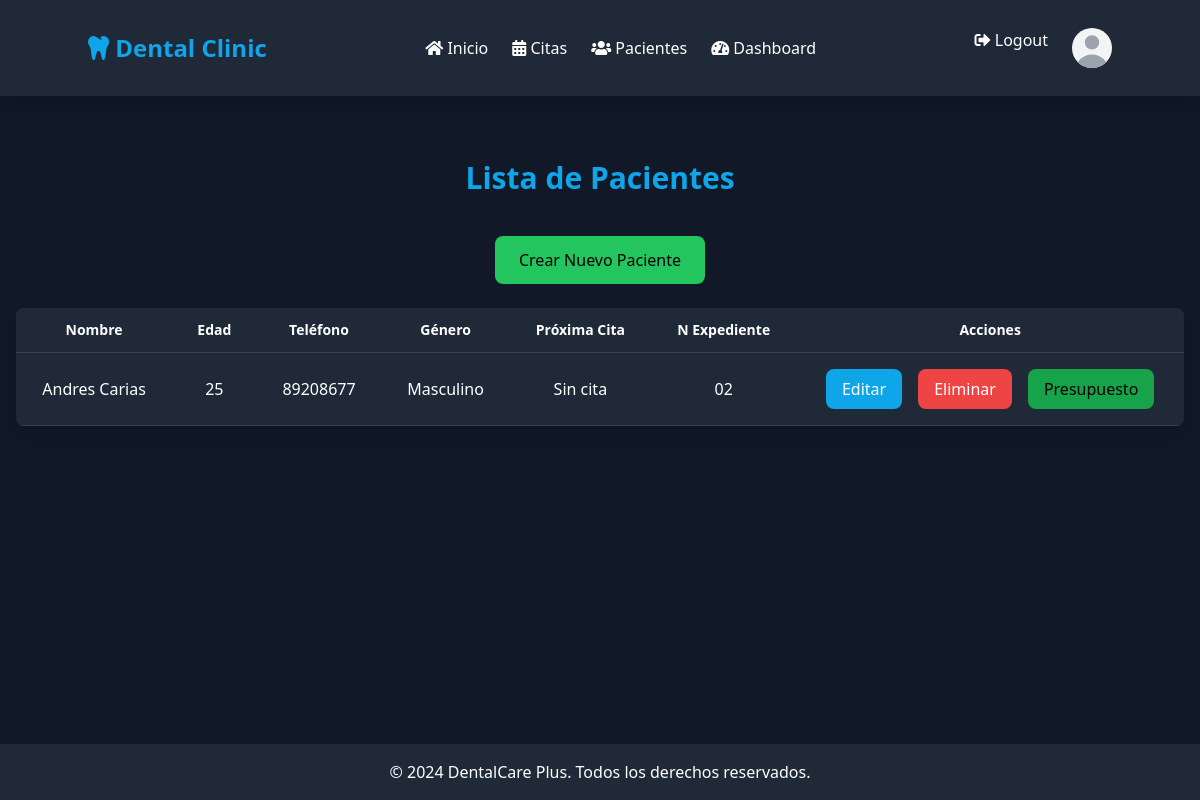
Page /patients/ (signed in) on the earlier database version.
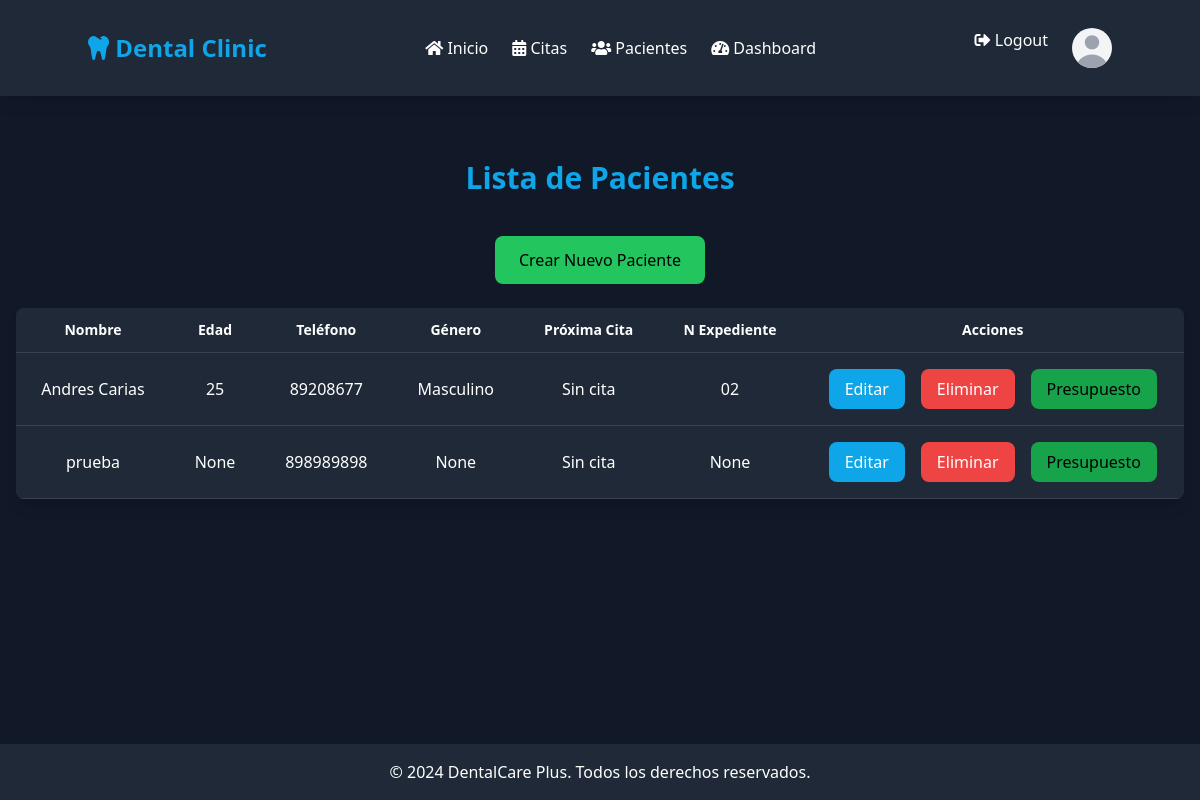
Same page on the later database version.
### appointments/models.py (models this page shows, shortened)
class Patient(models.Model):
    name = models.CharField(max_length=100, verbose_name="Nombre Del Paciente")
    age = models.IntegerField(default=0, verbose_name="Edad", null=True, blank=True)
    email = models.EmailField(verbose_name="Correo Electrónico", null=True, blank=True)
    birth_date = models.DateField(verbose_name="Fecha De Nacimiento", null=True, blank=True)
    num_Expidiente = models.CharField(max_length=50, verbose_name="Número De Expediente", null=True, blank=True)
    identity_number = models.CharField(max_length=50, verbose_name="Número De Identidad", null=True, blank=True)
    gender = models.CharField(max_length=1, choices=[('F', 'Femenino'), ('M', 'Masculino')], verbose_name="Género", null=True, blank=True)
    phone = models.CharField(max_length=15, verbose_name="Teléfono", null=True, blank=True)
    next_appointment = models.DateTimeField(null=True, blank=True, verbose_name="Próxima Cita")
    dentist = models.ForeignKey(User, on_delete=models.CASCADE, verbose_name="Dentista")
    origin = models.CharField(max_length=100, verbose_name="Lugar De Procedencia", null=True, blank=True)
    neighborhood = models.CharField(max_length=100, verbose_name="Barrio / Colonia / Residencial", null=True, blank=True)
    responsible_name = models.CharField(max_length=100, verbose_name="Nombre Del Responsable", null=True, blank=True)
    relationship = models.CharField(max_length=50, verbose_name="Relación / Parentesco", null=True, blank=True)
    responsible_phone = models.CharField(max_length=15, verbose_name="Teléfono Del Responsable", null=True, blank=True)
    hospitalized_last_2_years = models.CharField(max_length=3, choices=[('yes', 'Sí'), ('no', 'No')], default='no', verbose_name="¿Ha sido hospitalizado en los últimos dos años?", null=True, blank=True)
    hospitalization_reason = models.CharField(max_length=200, blank=True, null=True, default='', verbose_name="¿Por qué?")
    under_medical_treatment = models.CharField(max_length=3, choices=[('yes', 'Sí'), ('no', 'No')], default='no', verbose_name="¿Está bajo tratamiento médico por enfermedad?", null=True, blank=True)
    medical_condition = models.CharField(max_length=200, blank=True, null=True, default='', verbose_name="¿Sí, qué enfermedad?")
    allergic_to_substances = models.CharField(max_length=3, choices=[('yes', 'Sí'), ('no', 'No')], default='no', verbose_name="¿Es alérgico a alguna sustancia, alimento o droga?", null=True, blank=True)
    allergies_detail = models.CharField(max_length=200, blank=True, null=True, default='', verbose_name="¿A qué?")
    regular_medications = models.CharField(max_length=200, blank=True, null=True, default='', verbose_name="¿Qué medicamentos consume habitualmente?")
    smokes = models.CharField(max_length=3, choices=[('yes', 'Sí'), ('no', 'No')], default='no', verbose_name="¿Fuma?", null=True, blank=True)
    cigarettes_per_day = models.IntegerField(blank=True, null=True, default=0, verbose_name="¿Cuántos al día?")
    drinks_alcohol = models.CharField(max_length=3, choices=[('yes', 'Sí'), ('no', 'No')], default='no', verbose_name="¿Toma alcohol?", null=True, blank=True)
    alcohol_amount = models.CharField(max_length=100, blank=True, null=True, default='', verbose_name="¿Cuánto?")
    is_pregnant = models.CharField(max_length=3, choices=[('yes', 'Sí'), ('no', 'No')], default='no', verbose_name="¿Está embarazada?", null=True, blank=True)
    pregnancy_months = models.IntegerField(blank=True, null=True, default=0, verbose_name="¿Cuántos meses?")
    CONDITIONS_CHOICES = [
        ('cardiac_problems', 'Problemas Cardiacos'),
        ('high_blood_pressure', 'Presión Sanguínea Alta'),
        ('low_blood_pressure', 'Presión Sanguínea Baja'),
        ('venereal_diseases', 'Enfermedades Venéreas'),
        ('hepatitis', 'Hepatitis'),
        ('stomach_ulcers', 'Úlceras Estomacales'),
        ('headaches', 'Dolor De Cabeza'),
        ('aids', 'Sida'),
        ('epilepsy', 'Epilepsia'),
        ('arthritis', 'Artritis'),
        ('diabetes', 'Diabetes'),
        ('nervous_issues', 'Alteraciones nerviosas'),
        ('sinusitis', 'Sinusitis'),
        ('other', 'Otras')
    ]
    ToothCondition =[
         ('S', 'S'),# ('S', 'Sano (S)'),
        ('A', 'A'), #('A', 'Amalgama (A)'),
        ('R', 'R'),#('R', 'Resina (R)'),
        ('C', 'C'),#('C', 'Caries (C)'),
        ('-', '-'),#('-', 'Ausente (-)'),
        ('X', 'X'),# ('X', 'Perdido (X)'),
        ('EI', 'EI'), #('EI', 'Extracción Indicada (EI)'),
        ('P', 'P'), #('P', 'Periodontopatias (P)'),
        ('E', 'E'), #('E', 'Endodoncia (E)'),
        ('PR', 'PR'), #('PR', 'Prótesis Removible (PR)'),
        ('I', 'I'), #('I', 'Incrustación (I)'),
        ('FR', 'FR'), #('FR', 'Fractura Dentaria (FR)'),
        ('S', 'S'), #('S', 'Sellantes (S)'),
        ('PP', 'PP'), #('PP', 'Pulpotomía (PP)'),
        ('PC', 'PC'), #('PC', 'Pulpectomia (PC)'),
    ]
    CONDITIONS_TYPE_CHOICES = [
        ('generalized', 'Generalizada'),
        ('localized', 'Localizada')
    ]
    conditions = MultiSelectField(choices=CONDITIONS_CHOICES, default='', verbose_name="Afecciones", null=True, blank=True)
    observations = models.TextField(blank=True, null=True, default='', verbose_name="Observaciones")
    attach_medical_report = models.CharField(max_length=3, choices=[('yes', 'Sí'), ('no', 'No')], default='no', verbose_name="Adjunta el informe médico", null=True, blank=True)
    difficulty_speaking = models.CharField(max_length=3, choices=[('yes', 'Sí'), ('no', 'No')], default='no', verbose_name="¿Tiene dificultad para hablar?", null=True, blank=True)
    difficulty_chewing = models.CharField(max_length=3, choices=[('yes', 'Sí'), ('no', 'No')], default='no', verbose_name="¿Para masticar?", null=True, blank=True)
    difficulty_opening_mouth = models.CharField(max_length=3, choices=[('yes', 'Sí'), ('no', 'No')], default='no', verbose_name="¿Para abrir la boca?", null=True, blank=True)
    difficulty_swallowing = models.CharField(max_length=3, choices=[('yes', 'Sí'), ('no', 'No')], default='no', verbose_name="¿Para tragar los alimentos?", null=True, blank=True)
    bleeding_gums = models.CharField(max_length=3, choices=[('yes', 'Sí'), ('no', 'No')], default='no', verbose_name="¿Le sangran las encías?", null=True, blank=True)
    tooth_mobility = models.CharField(max_length=3, choices=[('yes', 'Sí'), ('no', 'No')], default='no', verbose_name="¿Tiene movilidad en algún diente?", null=True, blank=True)
    pus_in_mouth = models.CharField(max_length=3, choices=[('yes', 'Sí'), ('no', 'No')], default='no', verbose_name="¿Le sale pus de algún lugar de la boca?", null=True, blank=True)
    pus_location = models.CharField(max_length=200, blank=True, null=True, default='', verbose_name="¿Dónde?")
    brushing_frequency = models.IntegerField(default=0, verbose_name="¿Cuántas veces al día se cepilla los dientes?", null=True, blank=True)
    oral_hygiene_status = models.CharField(max_length=10, choices=[('good', 'Buena'), ('regular', 'Regular'), ('poor', 'Mala')], default='good', verbose_name="¿Estado de la higiene bucal?", null=True, blank=True)
    tongue_condition = models.CharField(max_length=10, choices=[('abnormal', 'Anormal'), ('normal', 'Normal')], default='normal', verbose_name="Lengua", null=True, blank=True)
    lips_condition = models.CharField(max_length=10, choices=[('abnormal', 'Anormal'), ('normal', 'Normal')], default='normal', verbose_name="Labios", null=True, blank=True)
    cheeks_condition = models.CharField(max_length=10, choices=[('abnormal', 'Anormal'), ('normal', 'Normal')], default='normal', verbose_name="Carillos", null=True, blank=True)
    floor_of_mouth_condition = models.CharField(max_length=10, choices=[('abnormal', 'Anormal'), ('normal', 'Normal')], default='normal', verbose_name="Piso de la boca", null=True, blank=True)
    gingival_tissue_condition = models.CharField(max_length=10, choices=[('abnormal', 'Anormal'), ('normal', 'Normal')], default='normal', verbose_name="Tejido gingival – periodontal", null=True, blank=True)
    number_of_teeth = models.IntegerField(default=0, verbose_name="Cantidad de dientes presentes", null=True, blank=True)
    tartar_presence = models.CharField(max_length=3, choices=[('yes', 'Sí'), ('no', 'No')], default='no', verbose_name="Presencia de sarro", null=True, blank=True)
    periodontal_disease = models.CharField(max_length=3, choices=[('yes', 'Sí'), ('no', 'No')], default='no', verbose_name="Enfermedad periodontal", null=True, blank=True)
    periodontal_disease_location = models.CharField(max_length=200, blank=True, null=True, default='', verbose_name="¿Dónde? (si es localizada)")
    conditions_type = models.CharField(max_length=20, choices=CONDITIONS_TYPE_CHOICES, default='generalized', verbose_name="Tipo de afección", null=True, blank=True)
    tooth_1 = models.CharField(max_length=2, choices=ToothCondition, blank=True, null=True, verbose_name="Diente 1")
    tooth_2 = models.CharField(max_length=2, choices=ToothCondition, blank=True, null=True, verbose_name="Diente 2")
    tooth_3 = models.CharField(max_length=2, choices=ToothCondition, blank=True, null=True, verbose_name="Diente 3")
    tooth_4 = models.CharField(max_length=2, choices=ToothCondition, blank=True, null=True, verbose_name="Diente 4")
    tooth_5 = models.CharField(max_length=2, choices=ToothCondition, blank=True, null=True, verbose_name="Diente 5")
    tooth_6 = models.CharField(max_length=2, choices=ToothCondition, blank=True, null=True, verbose_name="Diente 6")
    tooth_7 = models.CharField(max_length=2, choices=ToothCondition, blank=True, null=True, verbose_name="Diente 7")
    tooth_8 = models.CharField(max_length=2, choices=ToothCondition, blank=True, null=True, verbose_name="Diente 8")
    tooth_9 = models.CharField(max_length=2, choices=ToothCondition, blank=True, null=True, verbose_name="Diente 9")
    tooth_10 = models.CharField(max_length=2, choices=ToothCondition, blank=True, null=True, verbose_name="Diente 10")
    tooth_11 = models.CharField(max_length=2, choices=ToothCondition, blank=True, null=True, verbose_name="Diente 11")
    tooth_12 = models.CharField(max_length=2, choices=ToothCondition, blank=True, null=True, verbose_name="Diente 12")
    tooth_13 = models.CharField(max_length=2, choices=ToothCondition, blank=True, null=True, verbose_name="Diente 13")
    tooth_14 = models.CharField(max_length=2, choices=ToothCondition, blank=True, null=True, verbose_name="Diente 14")
    tooth_15 = models.CharField(max_length=2, choices=ToothCondition, blank=True, null=True, verbose_name="Diente 15")
    tooth_16 = models.CharField(max_length=2, choices=ToothCondition, blank=True, null=True, verbose_name="Diente 16")
    tooth_17 = models.CharField(max_length=2, choices=ToothCondition, blank=True, null=True, verbose_name="Diente 17")
    tooth_18 = models.CharField(max_length=2, choices=ToothCondition, blank=True, null=True, verbose_name="Diente 18")
    tooth_19 = models.CharField(max_length=2, choices=ToothCondition, blank=True, null=True, verbose_name="Diente 19")
    tooth_20 = models.CharField(max_length=2, choices=ToothCondition, blank=True, null=True, verbose_name="Diente 20")
    tooth_21 = models.CharField(max_length=2, choices=ToothCondition, blank=True, null=True, verbose_name="Diente 21")
    tooth_22 = models.CharField(max_length=2, choices=ToothCondition, blank=True, null=True, verbose_name="Diente 22")
    tooth_23 = models.CharField(max_length=2, choices=ToothCondition, blank=True, null=True, verbose_name="Diente 23")
    tooth_24 = models.CharField(max_length=2, choices=ToothCondition, blank=True, null=True, verbose_name="Diente 24")
    tooth_25 = models.CharField(max_length=2, choices=ToothCondition, blank=True, null=True, verbose_name="Diente 25")
    tooth_26 = models.CharField(max_length=2, choices=ToothCondition, blank=True, null=True, verbose_name="Diente 26")
    tooth_27 = models.CharField(max_length=2, choices=ToothCondition, blank=True, null=True, verbose_name="Diente 27")
    tooth_28 = models.CharField(max_length=2, choices=ToothCondition, blank=True, null=True, verbose_name="Diente 28")
    tooth_29 = models.CharField(max_length=2, choices=ToothCondition, blank=True, null=True, verbose_name="Diente 29")
    tooth_30 = models.CharField(max_length=2, choices=ToothCondition, blank=True, null=True, verbose_name="Diente 30")
    tooth_31 = models.CharField(max_length=2, choices=ToothCondition, blank=True, null=True, verbose_name="Diente 31")
    tooth_32 = models.CharField(max_length=2, choices=ToothCondition, blank=True, null=True, verbose_name="Diente 32")
    diagnosis = models.TextField(default='', verbose_name="Diagnóstico", null=True, blank=True)
    treatment_plan = models.TextField(default='', verbose_name="Plan de Tratamiento", null=True, blank=True)

### appointments/views.py (the view)
# urls.py: path('patients/', views.patients_list, name='patients_list'),
@login_required
def patients_list(request):
    patients = Patient.objects.filter(dentist=request.user)
    return render(request, 'appointments/patients_list.html', {'patients': patients})

### appointments/templates/appointments/patients_list.html (shortened to what this page needs)
{% extends 'appointments/base.html' %}
{% block content %}
<div class="container mx-auto py-8 px-4 max-w-7xl lg:py-16">
    <h1 class="text-3xl font-bold text-dental-blue mb-10 mt-8 text-center">Lista de Pacientes</h1>
    <div class="flex justify-center mb-6">
        <a href="{% url 'patient_create' %}" class="bg-green-500 text-black px-6 py-3 rounded-lg hover:bg-dental-green/80 transition-colors">
            Crear Nuevo Paciente
        </a>
    </div>
    <div class="overflow-x-auto bg-gray-800 rounded-lg shadow-lg">
        <table class="min-w-full bg-gray-800 text-white">
            <thead class=" ">
                <tr class="border-b border-gray-700">
                    <th class="px-6 py-3 text-center text-sm font-semibold">Nombre</th>
                    <th class="px-6 py-3 text-center text-sm font-semibold">Edad</th>
                    <th class="px-6 py-3 text-center text-sm font-semibold">Teléfono</th>
                    <th class="px-6 py-3 text-center text-sm font-semibold">Género</th>
                    <th class="px-6 py-3 text-center text-sm font-semibold">Próxima Cita</th>
                    <th class="px-6 py-3 text-center text-sm font-semibold">N Expediente</th>
                    <th class="px-6 py-3 text-center text-sm font-semibold">Acciones</th>
                </tr>
            </thead>
            <tbody>
                {% for patient in patients %}
                <tr class="border-b border-gray-700 hover:bg-gray-700 transition-colors">
                    <td class="px-6 py-4 text-center">{{ patient.name }}</td>
                    <td class="px-6 py-4 text-center">{{ patient.age }}</td>
                    <td class="px-6 py-4 text-center">{{ patient.phone }}</td>
                    <td class="px-6 py-4 text-center">{{ patient.get_gender_display }}</td>
                    <td class="px-6 py-4 text-center">
                        {% if patient.next_appointment %}
                            {{ patient.next_appointment.appointment_date|date:"d/m/Y" }} {{ patient.next_appointment.time|time:"H:i" }}
                        {% else %}
                            Sin cita
                        {% endif %}
                    </td>
                    <td class="px-6 py-4 text-center">{{ patient.num_Expidiente }}</td>
                    <td class="px-6 py-4 flex justify-center space-x-4">
                        <a href="{% url 'patient_edit' patient.pk %}" class="bg-dental-blue text-white px-4 py-2 rounded-lg hover:bg-dental-blue/80 transition-colors">
                            Editar
                        </a>
                        <a href="{% url 'patient_delete' patient.pk %}" class="bg-red-500 text-white px-4 py-2 rounded-lg hover:bg-red-400 transition-colors">
                            Eliminar
                        </a>
                        <a href="{% url 'budget_list' patient.pk %}" class="bg-green-600 text-black px-4 py-2 rounded-lg hover:bg-dental-green/80 transition-colors">
                            Presupuesto
                        </a>
                    </td>
                </tr>
                {% empty %}
                <tr>
                    <td colspan="7" class="px-6 py-4 text-center text-gray-400">No hay pacientes registrados.</td>
                </tr>
                {% endfor %}
            </tbody>
        </table>
    </div>
</div>
{% endblock %}

Differences in the rows shown:
added Patient: name "prueba", age "None", phone "898989898", gender "None", shows "Sin cita", num_Expidiente "None"
